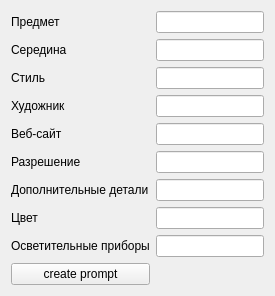
<?xml version="1.0" encoding="UTF-8"?>
<ui version="4.0">
 <class>MainBox_GUI</class>
 <widget class="QWidget" name="MainBox_GUI">
  <property name="sizePolicy">
   <sizepolicy hsizetype="Preferred" vsizetype="Fixed">
    <horstretch>0</horstretch>
    <verstretch>0</verstretch>
   </sizepolicy>
  </property>
  <layout class="QVBoxLayout" name="verticalLayout">
   <item>
    <layout class="QGridLayout" name="gridLayout">
     <item row="7" column="0">
      <widget class="QLabel" name="label_8">
       <property name="text">
        <string>Цвет</string>
       </property>
      </widget>
     </item>
     <item row="1" column="1">
      <widget class="QLineEdit" name="le_1"/>
     </item>
     <item row="4" column="0">
      <widget class="QLabel" name="label_5">
       <property name="text">
        <string>Веб-сайт</string>
       </property>
      </widget>
     </item>
     <item row="0" column="0">
      <widget class="QLabel" name="label">
       <property name="text">
        <string>Предмет</string>
       </property>
      </widget>
     </item>
     <item row="8" column="0">
      <widget class="QLabel" name="label_9">
       <property name="text">
        <string>Осветительные приборы</string>
       </property>
      </widget>
     </item>
     <item row="0" column="1">
      <widget class="QLineEdit" name="le_0"/>
     </item>
     <item row="5" column="1">
      <widget class="QLineEdit" name="le_5"/>
     </item>
     <item row="1" column="0">
      <widget class="QLabel" name="label_2">
       <property name="text">
        <string>Середина</string>
       </property>
      </widget>
     </item>
     <item row="6" column="0">
      <widget class="QLabel" name="label_7">
       <property name="text">
        <string>Дополнительные детали</string>
       </property>
      </widget>
     </item>
     <item row="2" column="1">
      <widget class="QLineEdit" name="le_2"/>
     </item>
     <item row="7" column="1">
      <widget class="QLineEdit" name="le_7"/>
     </item>
     <item row="4" column="1">
      <widget class="QLineEdit" name="le_4"/>
     </item>
     <item row="5" column="0">
      <widget class="QLabel" name="label_6">
       <property name="text">
        <string>Разрешение</string>
       </property>
      </widget>
     </item>
     <item row="2" column="0">
      <widget class="QLabel" name="label_3">
       <property name="text">
        <string>Стиль</string>
       </property>
      </widget>
     </item>
     <item row="3" column="1">
      <widget class="QLineEdit" name="le_3"/>
     </item>
     <item row="6" column="1">
      <widget class="QLineEdit" name="le_6"/>
     </item>
     <item row="3" column="0">
      <widget class="QLabel" name="label_4">
       <property name="text">
        <string>Художник</string>
       </property>
      </widget>
     </item>
     <item row="8" column="1">
      <widget class="QLineEdit" name="le_8"/>
     </item>
     <item row="9" column="0">
      <widget class="QPushButton" name="btn_create_prompt">
       <property name="text">
        <string>create prompt</string>
       </property>
      </widget>
     </item>
    </layout>
   </item>
  </layout>
 </widget>
 <resources/>
 <connections/>
</ui>
